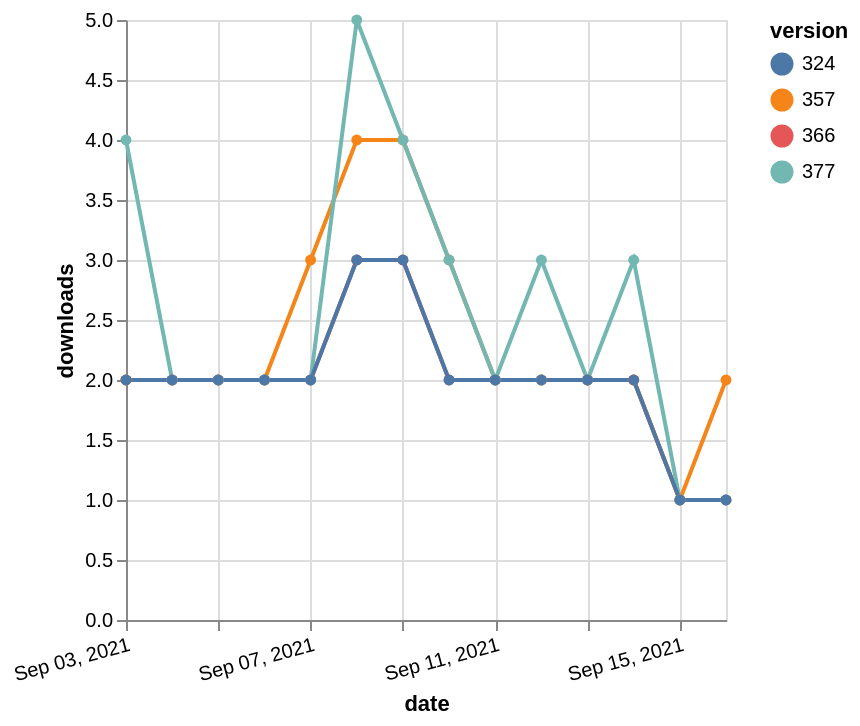

Source (Vega-Lite JSON):
### Vega-Lite specification from a JSON file in a GitHub repository (floating-point values rounded to 4 significant figures)
{"$schema": "https://vega.github.io/schema/vega-lite/v5.json", "description": "A simple bar chart with embedded data.", "data": {"values": [{"date": "2021-09-03", "total": 2283, "delta": 2, "version": "366"}, {"date": "2021-09-04", "total": 2285, "delta": 2, "version": "366"}, {"date": "2021-09-05", "total": 2287, "delta": 2, "version": "366"}, {"date": "2021-09-06", "total": 2289, "delta": 2, "version": "366"}, {"date": "2021-09-07", "total": 2291, "delta": 2, "version": "366"}, {"date": "2021-09-08", "total": 2294, "delta": 3, "version": "366"}, {"date": "2021-09-09", "total": 2297, "delta": 3, "version": "366"}, {"date": "2021-09-10", "total": 2299, "delta": 2, "version": "366"}, {"date": "2021-09-11", "total": 2301, "delta": 2, "version": "366"}, {"date": "2021-09-12", "total": 2303, "delta": 2, "version": "366"}, {"date": "2021-09-13", "total": 2305, "delta": 2, "version": "366"}, {"date": "2021-09-14", "total": 2307, "delta": 2, "version": "366"}, {"date": "2021-09-15", "total": 2308, "delta": 1, "version": "366"}, {"date": "2021-09-16", "total": 2309, "delta": 1, "version": "366"}, {"date": "2021-09-03", "total": 2849, "delta": 2, "version": "357"}, {"date": "2021-09-04", "total": 2851, "delta": 2, "version": "357"}, {"date": "2021-09-05", "total": 2853, "delta": 2, "version": "357"}, {"date": "2021-09-06", "total": 2855, "delta": 2, "version": "357"}, {"date": "2021-09-07", "total": 2858, "delta": 3, "version": "357"}, {"date": "2021-09-08", "total": 2862, "delta": 4, "version": "357"}, {"date": "2021-09-09", "total": 2866, "delta": 4, "version": "357"}, {"date": "2021-09-10", "total": 2869, "delta": 3, "version": "357"}, {"date": "2021-09-11", "total": 2871, "delta": 2, "version": "357"}, {"date": "2021-09-12", "total": 2873, "delta": 2, "version": "357"}, {"date": "2021-09-13", "total": 2875, "delta": 2, "version": "357"}, {"date": "2021-09-14", "total": 2877, "delta": 2, "version": "357"}, {"date": "2021-09-15", "total": 2878, "delta": 1, "version": "357"}, {"date": "2021-09-16", "total": 2880, "delta": 2, "version": "357"}, {"date": "2021-09-03", "total": 2097, "delta": 4, "version": "377"}, {"date": "2021-09-04", "total": 2099, "delta": 2, "version": "377"}, {"date": "2021-09-05", "total": 2101, "delta": 2, "version": "377"}, {"date": "2021-09-06", "total": 2103, "delta": 2, "version": "377"}, {"date": "2021-09-07", "total": 2105, "delta": 2, "version": "377"}, {"date": "2021-09-08", "total": 2110, "delta": 5, "version": "377"}, {"date": "2021-09-09", "total": 2114, "delta": 4, "version": "377"}, {"date": "2021-09-10", "total": 2117, "delta": 3, "version": "377"}, {"date": "2021-09-11", "total": 2119, "delta": 2, "version": "377"}, {"date": "2021-09-12", "total": 2122, "delta": 3, "version": "377"}, {"date": "2021-09-13", "total": 2124, "delta": 2, "version": "377"}, {"date": "2021-09-14", "total": 2127, "delta": 3, "version": "377"}, {"date": "2021-09-15", "total": 2128, "delta": 1, "version": "377"}, {"date": "2021-09-16", "total": 2129, "delta": 1, "version": "377"}, {"date": "2021-09-03", "total": 2534, "delta": 2, "version": "324"}, {"date": "2021-09-04", "total": 2536, "delta": 2, "version": "324"}, {"date": "2021-09-05", "total": 2538, "delta": 2, "version": "324"}, {"date": "2021-09-06", "total": 2540, "delta": 2, "version": "324"}, {"date": "2021-09-07", "total": 2542, "delta": 2, "version": "324"}, {"date": "2021-09-08", "total": 2545, "delta": 3, "version": "324"}, {"date": "2021-09-09", "total": 2548, "delta": 3, "version": "324"}, {"date": "2021-09-10", "total": 2550, "delta": 2, "version": "324"}, {"date": "2021-09-11", "total": 2552, "delta": 2, "version": "324"}, {"date": "2021-09-12", "total": 2554, "delta": 2, "version": "324"}, {"date": "2021-09-13", "total": 2556, "delta": 2, "version": "324"}, {"date": "2021-09-14", "total": 2558, "delta": 2, "version": "324"}, {"date": "2021-09-15", "total": 2559, "delta": 1, "version": "324"}, {"date": "2021-09-16", "total": 2560, "delta": 1, "version": "324"}]}, "width": "container", "mark": {"type": "line", "point": {"filled": true}}, "encoding": {"x": {"field": "date", "type": "temporal", "timeUnit": "yearmonthdate", "title": "date", "axis": {"labelAngle": -15}}, "y": {"field": "delta", "type": "quantitative", "title": "downloads"}, "color": {"field": "version", "type": "nominal"}, "tooltip": {"field": "delta"}}}
